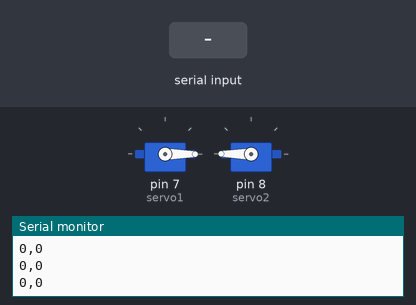
A sketch run on a simulated Arduino Uno, built with avr-gcc and run on an emulated ATmega328P. Parts: 2 × servo, the last lines printed to the serial monitor. The test bench sets the inputs (shaded band).

Above: at 1.2 s.
1.3 s: "90,45\n" received over Serial
At 2.8 s:
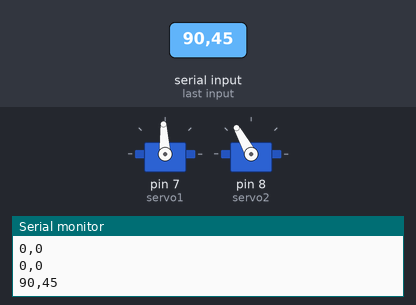
4.3 s: "30,150\n" received over Serial
At 5.2 s:
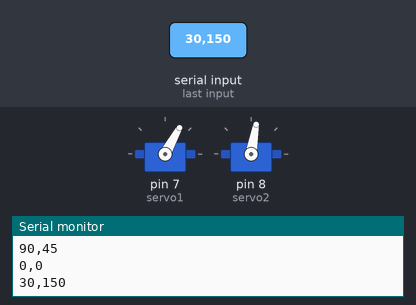
7.3 s: "5\n" received over Serial
At 9.4 s:
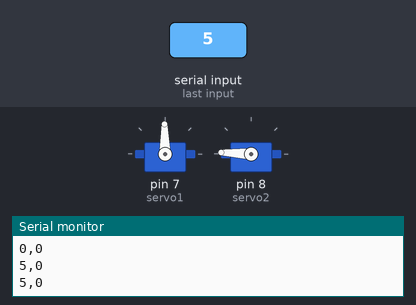
10.0 s: "90\n" received over Serial
At 11.4 s:
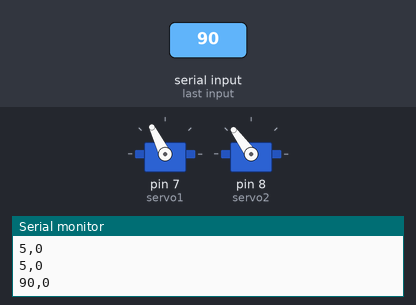
12.5 s: "200\n" received over Serial
At 14.7 s:
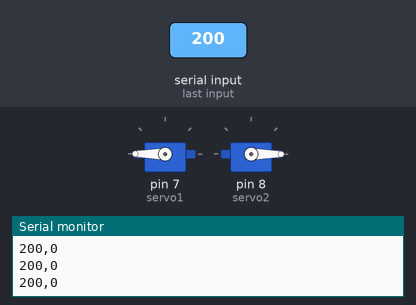
15.0 s: "1,90\n" received over Serial
At 15.9 s:
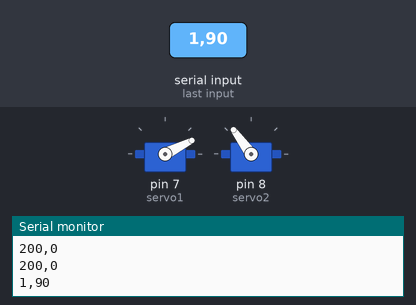
Timing chart, 0 to 19.0 s (numbered marks = the images above; inputs shaded):
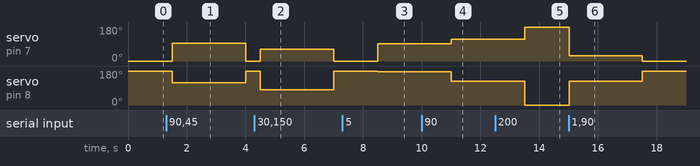

Measured:
- after the input at 1.3 s, servo on pin 7 (servo1): 0° → 93° after 0.20 s, → 0° 2.5 s later; servo on pin 8 (servo2): 180° → 119° after 0.20 s, → 180° 2.5 s later
- after the input at 4.3 s, servo on pin 7 (servo1): 0° → 61° after 0.21 s, → 0° 2.5 s later; servo on pin 8 (servo2): 180° → 80° after 0.21 s, → 180° 2.5 s later
- after the input at 7.3 s, servo on pin 7 (servo1): 0° → 91° after 1.2 s; servo on pin 8 (servo2): 180° → 177° after 1.2 s
- after the input at 10.0 s, servo on pin 7 (servo1): 91° → 116° after 1.0 s; servo on pin 8 (servo2): 177° → 126° after 1.0 s
- after the input at 12.5 s, servo on pin 7 (servo1): 116° → 180° after 1.0 s; servo on pin 8 (servo2): 126° → 0° after 1.0 s
- after the input at 15.0 s, servo on pin 7 (servo1): 180° → 27° at once, → 0° 2.5 s later; servo on pin 8 (servo2): 0° → 126° at once, → 180° 2.5 s later

The sketch:

servo_rotation_by_serial_monitor.ino
```cpp
#include <math.h>
#include <Servo.h>

//for radians to degree conversion
const float radTodegree = 180 / PI;

#define ARMLENGTH 100 //arm length

Servo servo1, servo2;

int posX=0,posY=0;

void setup() {
  servo1.attach(7);
  servo2.attach(8);
  Serial.begin(9600);
}

void loop() {
  if (Serial.available() > 0)
  {
    posX = Serial.parseInt();
    posY = Serial.parseInt();

  }
  Serial.print(posX);
  Serial.print(",");
  Serial.println(posY);
  armTo(posX,posY);
}

//calculate new angles based on a desired x,y
void armTo(float x, float y) {
  float h = sqrt(square(x) + square(y));
  //calculates angles based on desired point
  float a1 = (getAngle(ARMLENGTH, ARMLENGTH, h) + atan2(y, x));
  float a2 = (getAngle(h, ARMLENGTH, ARMLENGTH));
  moveServo(a1, a2);
}

void moveServo(float a1, float a2) {
  int deg1=constrain((PI-a1) * radTodegree,0,180);
  int deg2=180-constrain(a2 * radTodegree,0,180);
  //180-deg so servo moves from right to left
  servo1.write(deg1);
  servo2.write(deg2);
//  Serial.print(deg1);
//  Serial.print(",");
//  Serial.println(deg2);
  delay(500);
}

float getAngle(float a, float b, float c) {
  return acos((square(b) + square(c) - square(a)) / (2 * b * c));
}
```
